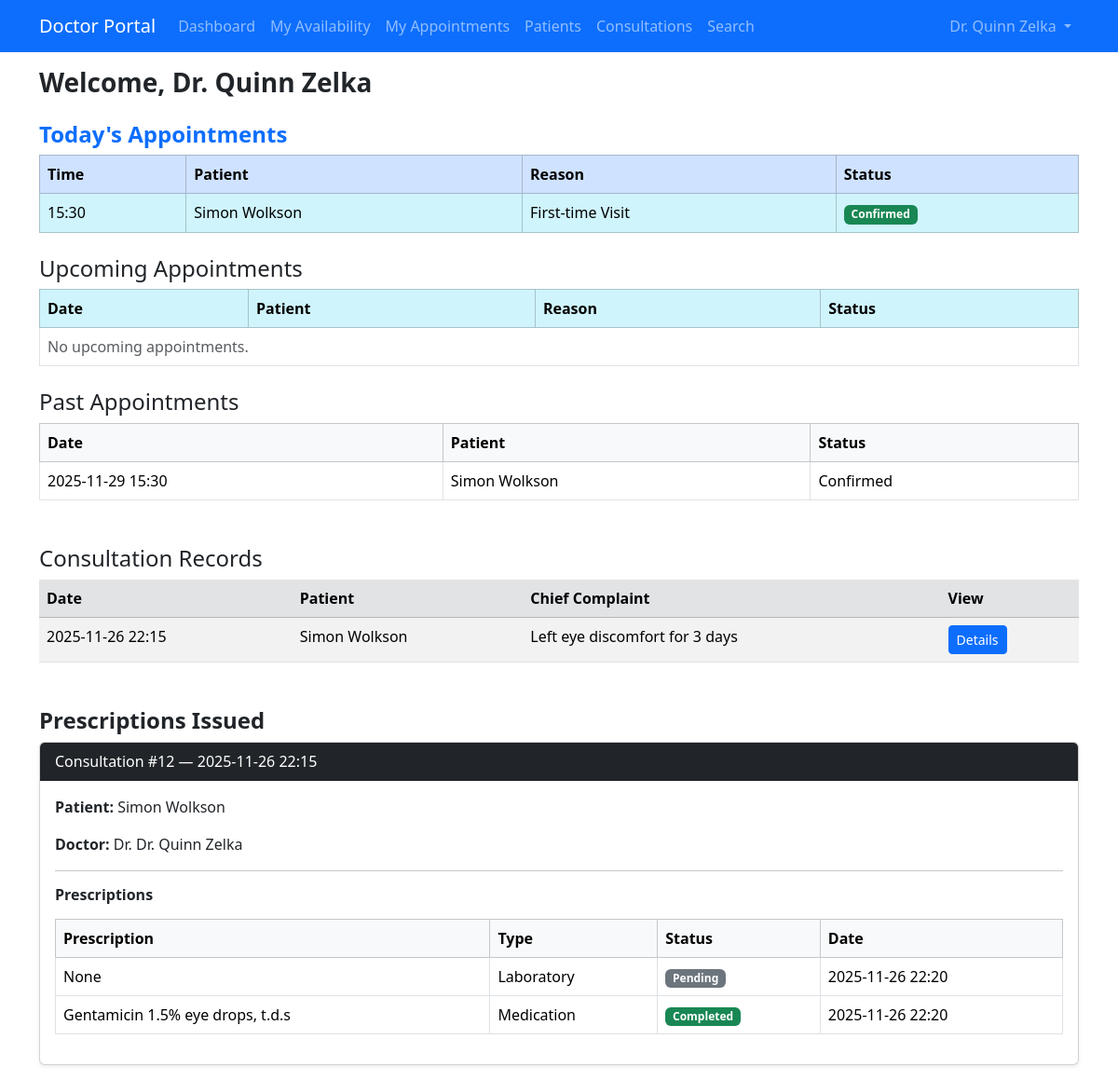
The app's page /doctor/doctor_dashboard/ (signed in) with its own data.
### doctor/models.py (models this page shows)
class Doctor(models.Model):
    STATUS_CHOICES = [
        ('active', 'Active'),
        ('inactive', 'Inactive')
    ]
    user = models.OneToOneField(User, on_delete=models.CASCADE, null=True, blank=True)
    department = models.ForeignKey(Department, on_delete=models.CASCADE, related_name="doctors")
    fname = models.CharField(max_length=64)
    lname = models.CharField(max_length=64)
    license = models.CharField(max_length=20, unique=True)
    specialisation = models.CharField(max_length=64)
    email = models.EmailField(max_length=64, unique=True)
    phone = models.CharField(max_length=20)
    address = models.TextField(max_length=500)
    password = models.CharField(max_length=128, default='@User123')
    status = models.CharField(max_length=10, choices=STATUS_CHOICES, default="active")
    created_at = models.DateTimeField(auto_now_add=True)
    updated_at = models.DateTimeField(auto_now=True)
    class Meta:
        verbose_name = 'Doctor'
        verbose_name_plural = 'Doctors'
    def __str__(self):
        return f'Dr. {self.fname} {self.lname}'

### appointment/models.py (models this page shows, shortened)
class Appointment(models.Model):
    STATUS_CHOICES = [
        ('pending', 'Pending'),
        ('confirmed', 'Confirmed'),
        ('cancelled', 'Cancelled'),
        ('completed', 'Completed'),
        ('due', 'Due'),
    ]
    REASON_CHOICES = [
        ('first_time', 'First-time Visit'),
        ('follow_up', 'Follow-up'),
        ('referral', 'Referral')
    ]
    patient = models.ForeignKey(Patient, on_delete=models.CASCADE)
    doctor = models.ForeignKey(Doctor, on_delete=models.CASCADE)
    appointed_datetime = models.DateTimeField()
    status = models.CharField(max_length=10, choices=STATUS_CHOICES, default='pending')
    visit_reason = models.CharField(max_length=20, choices=REASON_CHOICES)
    cancellation_reason = models.TextField(blank=True, null=True)
    cancelled_by = models.CharField(max_length=10, blank=True, null=True)  # 'doctor' or 'patient'
    notes = models.TextField(blank=True, null=True)
    created_at = models.DateTimeField(auto_now_add=True)
    deleted_at = models.DateTimeField(blank=True, null=True)

### patient/models.py (models this page shows, shortened)
class Patient(models.Model):
    TITLES = [
        ('mr', 'Mr'),
        ('mrs', 'Mrs'),
        ('mss', 'Miss'),
        ('ms', 'Ms'),
        ('dr', 'Dr'),
    ]
    GENDER_CHOICES = [
        ('M', 'Male'),
        ('F', 'Female'),
        ('O', 'Other'),
        ('P', 'Prefer not to say'),
    ]
    MARITAL_STATUS_CHOICES = [
        ('M', 'Married'),
        ('U', 'Unmarried'),
        ('P', 'Prefer not to say'),
    ]
    STATUS_CHOICES = [
        ('active', 'Active'),
        ('inactive', 'Inactive'),
    ]
    title = models.CharField(max_length=10, choices=TITLES, blank=True, null=True)
    fname = models.CharField(max_length=64)
    lname = models.CharField(max_length=64)
    date_of_birth = models.DateField(blank=True, null=True)
    gender = models.CharField(max_length=20, choices=GENDER_CHOICES, blank=True, null=True)
    marital_status = models.CharField(max_length=20, choices=MARITAL_STATUS_CHOICES, blank=True, null=True)
    phone = models.CharField(max_length=20, blank=True, null=True)
    email = models.EmailField(max_length=64,unique=True)
    address = models.TextField(blank=True, null=True)
    password = models.CharField(max_length=128)
    status = models.CharField(max_length=10, choices=STATUS_CHOICES, default='active')
    created_at = models.DateTimeField(auto_now_add=True)
    updated_at = models.DateTimeField(auto_now=True)
    def __str__(self):
        return f"{self.fname} {self.lname}"

### consultation/models.py (models this page shows, shortened)
class Consultation(models.Model):
    STATUS_CHOICE = [
        ('active','Active'),
        ('inactive', 'Inactive'),
    ]
    appointment = models.ForeignKey(Appointment, on_delete=models.CASCADE)
    doctor = models.ForeignKey(Doctor, on_delete=models.CASCADE)
    chief_comp = models.CharField()
    present_ill = models.TextField(blank=True, null=True)
    past_med = models.TextField(blank=True, null=True)
    past_sur = models.TextField(blank=True, null=True)
    medica_his = models.TextField(blank=True, null=True)
    og_his = models.TextField(blank=True, null=True)
    fam_his = models.TextField(blank=True, null=True)
    soc_his = models.TextField(blank=True, null=True)
    phy_exam = models.TextField(blank=True, null=True)
    diag = models.TextField(blank=True, null=True)
    notes = models.TextField(blank=True, null=True)
    status = models.CharField(max_length=15, choices=STATUS_CHOICE, default='active')
    created_at = models.DateTimeField(auto_now_add=True)
    updated_at = models.DateTimeField(default=timezone.now)
    is_locked = models.BooleanField(default=False)      # Locked after prescription
    is_edited = models.BooleanField(default=False)      # Has been modified before
    last_edited_at = models.DateTimeField(null=True, blank=True)  # Timestamp

class Prescription(models.Model):
    STATUS_CHOICES = [
        ('pending', 'Pending'),
        ('processing', 'Processing'),
        ('completed', 'Completed'),
    ]
    prescription_type = models.ForeignKey(PrescriptionType, on_delete=models.CASCADE)
    consultation = models.ForeignKey(Consultation, on_delete=models.CASCADE)
    prescription = models.TextField()
    status = models.CharField(max_length=20, choices=STATUS_CHOICES, default='pending')
    created_at = models.DateTimeField(auto_now_add=True)
    updated_at = models.DateTimeField(auto_now=True)

class PrescriptionType(models.Model):
    TYPE_CHOICES = [
        ('laboratory', 'Laboratory'),
        ('medication','Medication'),
    ]
    prescription_type = models.CharField(max_length=30, choices=TYPE_CHOICES, default='medication')
    created_at = models.DateTimeField(auto_now_add=True)
    updated_at = models.DateTimeField(auto_now=True)

### doctor/views.py (the view)
# urls.py: path('doctor_dashboard/',views.doctor_dashboard,name="doctor_dashboard"),
@doctor_login_required
def doctor_dashboard(request):
    doctor = request.doctor
    today = timezone.now()
    now = timezone.now()
    today_start = now.replace(hour=0, minute=0, second=0, microsecond=0)
    today_end = now.replace(hour=23, minute=59, second=59, microsecond=999999)
    today_appointments = Appointment.objects.filter(
        doctor=doctor,
        appointed_datetime__range=[today_start, today_end]
    ).order_by('appointed_datetime')
    upcoming_appointments = Appointment.objects.filter(
        doctor=doctor,
        appointed_datetime__gte=today,
        status__in=['pending', 'confirmed']
    ).order_by('appointed_datetime')
    past_appointments = Appointment.objects.filter(
        doctor=doctor,
        appointed_datetime__lt=today
    ).order_by('-appointed_datetime')
    consultations = Consultation.objects.filter(
        doctor=doctor
    ).select_related('appointment__patient').order_by('-created_at')
    for c in consultations:
        c.prescriptions = Prescription.objects.filter(consultation=c)
    return render(request, 'doctor/doctor_dashboard.html', {
        'today_appointments': today_appointments,
        'doctor': doctor,
        'upcoming_appointments': upcoming_appointments,
        'past_appointments': past_appointments,
        'consultations': consultations,
    })

### doctor/templates/doctor/doctor_dashboard.html
{% extends 'appointment/base.html' %}
{% block content %}
    <h3 class="fw-bold mb-4">Welcome, Dr. {{ doctor.fname }} {{ doctor.lname }}</h3>
    <h4 class="mt-4 text-primary fw-bold">Today's Appointments</h4>
    <table class="table table-bordered table-hover">
        <thead class="table-primary">
            <tr>
                <th>Time</th>
                <th>Patient</th>
                <th>Reason</th>
                <th>Status</th>
            </tr>
        </thead>
        <tbody>
            {% for appt in today_appointments %}
            <tr class="table-info">
                <td>{{ appt.appointed_datetime|date:"H:i" }}</td>
                <td>{{ appt.patient }}</td>
                <td>{{ appt.get_visit_reason_display }}</td>
                <td>
                    <span class="badge
                        {% if appt.status == 'confirmed' %} bg-success
                        {% elif appt.status == 'pending' %} bg-warning text-dark
                        {% else %} bg-secondary
                        {% endif %}
                    ">
                        {{ appt.get_status_display }}
                    </span>
                </td>
            </tr>
            {% empty %}
            <tr><td colspan="4" class="text-muted">No appointments today.</td></tr>
            {% endfor %}
        </tbody>
    </table>
    <h4 class="mt-4">Upcoming Appointments</h4>
    <table class="table table-bordered table-hover">
        <thead class="table-info">
            <tr>
                <th>Date</th>
                <th>Patient</th>
                <th>Reason</th>
                <th>Status</th>
            </tr>
        </thead>
        <tbody>
            {% for appt in upcoming_appointments %}
            <tr class="table-warning">
                <td>{{ appt.appointed_datetime|date:"Y-m-d H:i" }}</td>
                <td>{{ appt.patient }}</td>
                <td>{{ appt.get_visit_reason_display }}</td>
                <td><span class="badge bg-primary">{{ appt.get_status_display }}</span></td>
            </tr>
            {% empty %}
            <tr><td colspan="4" class="text-muted">No upcoming appointments.</td></tr>
            {% endfor %}
        </tbody>
    </table>
     <h4 class="mt-4">Past Appointments</h4>
    <table class="table table-bordered">
        <thead class="table-light">
            <tr>
                <th>Date</th>
                <th>Patient</th>
                <th>Status</th>
            </tr>
        </thead>
        <tbody>
            {% for appt in past_appointments %}
            <tr>
                <td>{{ appt.appointed_datetime|date:"Y-m-d H:i" }}</td>
                <td>{{ appt.patient }}</td>
                <td>{{ appt.get_status_display }}</td>
            </tr>
            {% empty %}
            <tr><td colspan="3" class="text-muted">No past appointments.</td></tr>
            {% endfor %}
        </tbody>
    </table>
    <h4 class="mt-5">Consultation Records</h4>
    <table class="table table-striped">
        <thead class="table-secondary">
            <tr>
                <th>Date</th>
                <th>Patient</th>
                <th>Chief Complaint</th>
                <th>View</th>
            </tr>
        </thead>
        <tbody>
            {% for c in consultations %}
            <tr>
                <td>{{ c.created_at|date:"Y-m-d H:i" }}</td>
                <td>{{ c.appointment.patient }}</td>
                <td>{{ c.chief_comp|truncatewords:6 }}</td>
                <td>
                    <a href="{% url 'consultation:edit_consultation' c.id %}" class="btn btn-sm btn-primary">
                        Details
                    </a>
                </td>
            </tr>
            {% empty %}
            <tr><td colspan="4" class="text-muted">No consultation records found.</td></tr>
            {% endfor %}
        </tbody>
    </table>
   <h4 class="mt-5 fw-bold">Prescriptions Issued</h4>
    {% if consultations %}
        {% for c in consultations %}
            <div class="card mb-3 shadow-sm">
                <div class="card-header bg-dark text-white">
                    Consultation #{{ c.id }} — {{ c.created_at|date:"Y-m-d H:i" }}
                </div>
                <div class="card-body">
                    <p><strong>Patient:</strong> {{ c.appointment.patient }}</p>
                    <p><strong>Doctor:</strong> Dr. {{ c.doctor }}</p>
                    <hr>
                    <h6 class="fw-bold">Prescriptions</h6>
                    {% if c.prescriptions %}
                        <table class="table table-bordered mt-3">
                            <thead class="table-light">
                                <tr>
                                    <th>Prescription</th>
                                    <th>Type</th>
                                    <th>Status</th>
                                    <th>Date</th>
                                </tr>
                            </thead>
                            <tbody>
                                {% for p in c.prescriptions %}
                                <tr>
                                    <td>{{ p.prescription }}</td>
                                    <td>
                                        {{ p.prescription_type.prescription_type|capfirst }}
                                    </td>
                                    <td>
                                        {% if p.status == 'completed' %}
                                            <span class="badge bg-success">Completed</span>
                                        {% elif p.status == 'processing' %}
                                            <span class="badge bg-warning text-dark">Processing</span>
                                        {% else %}
                                            <span class="badge bg-secondary">Pending</span>
                                        {% endif %}
                                    </td>
                                    <td>{{ p.created_at|date:"Y-m-d H:i" }}</td>
                                </tr>
                                {% endfor %}
                            </tbody>
                        </table>
                    {% else %}
                        <p class="text-muted">No prescriptions for this consultation.</p>
                    {% endif %}
                </div>
            </div>
        {% endfor %}
    {% else %}
        <p class="text-muted">No consultations found.</p>
    {% endif %}
{% endblock %}

### appointment/templates/appointment/base.html (shortened to what this page needs)
<!doctype html>
<html lang="en">
  <head>
    <link href="https://cdn.jsdelivr.net/npm/bootstrap@5.3.7/dist/css/bootstrap.min.css" rel="stylesheet">
  </head>
  <body>
    {% if doctor %}
    <nav class="navbar navbar-expand-lg navbar-dark bg-primary">
        <div class="container">
            <a class="navbar-brand" href="{% url 'appointment:availability' %}">Doctor Portal</a>
            <div class="collapse navbar-collapse" id="navbarNav">
                <ul class="navbar-nav me-auto">
                    <li class="nav-item">
                        <a class="nav-link" href="{% url 'doctor:doctor_dashboard' %}">Dashboard</a>
                    </li>
                    <li class="nav-item">
                        <a class="nav-link" href="{% url 'appointment:availability' %}">My Availability</a>
                    </li>
                    <li class="nav-item">
                        <a class="nav-link" href="{% url 'appointment:doctor_appointments' %}">My Appointments</a>
                    </li>
                    <li class="nav-item">
                        <a class="nav-link" href="{% url 'consultation:show_triage' %}">Patients</a>
                    </li>
                    <li class="nav-item">
                        <a class='nav-link' href="{% url 'consultation:show_consultation' %}">Consultations</a>
                    </li>
                    <li class="nav-item">
                        <a class='nav-link' href="{% url 'doctor:doctor_search' %}">Search</a>
                    </li>
                </ul>
                <ul class="navbar-nav">
                    <li class="nav-item dropdown">
                        <a class="nav-link dropdown-toggle" href="#" id="navbarDropdown" role="button" data-bs-toggle="dropdown">
                            Dr. {{ doctor.fname }} {{ doctor.lname }}
                        </a>
                    </li>
                </ul>
            </div>
        </div>
    </nav>
    {% endif %}
    <div class="container mt-3">
        {% block content %}
        {% endblock %}
    </div>
  </body>
</html>

### records on screen
Doctor: fname "Quinn", lname "Zelka"
Appointment: appointed_datetime "15:30", patient "Simon Wolkson", visit_reason "First-time Visit", status "Confirmed", appointed_datetime "2025-11-29 15:30"
Consultation: created_at "2025-11-26 22:15", appointment.patient "Simon Wolkson", chief_comp "Left eye discomfort for 3 days", id "12", doctor "Dr. Quinn Zelka"
Prescription: prescription "None", prescription_type.prescription_type "Laboratory", status "Pending", created_at "2025-11-26 22:20"
Prescription: prescription "Gentamicin 1.5% eye drops, t.d.s", prescription_type.prescription_type "Medication", status "Completed", created_at "2025-11-26 22:20"
